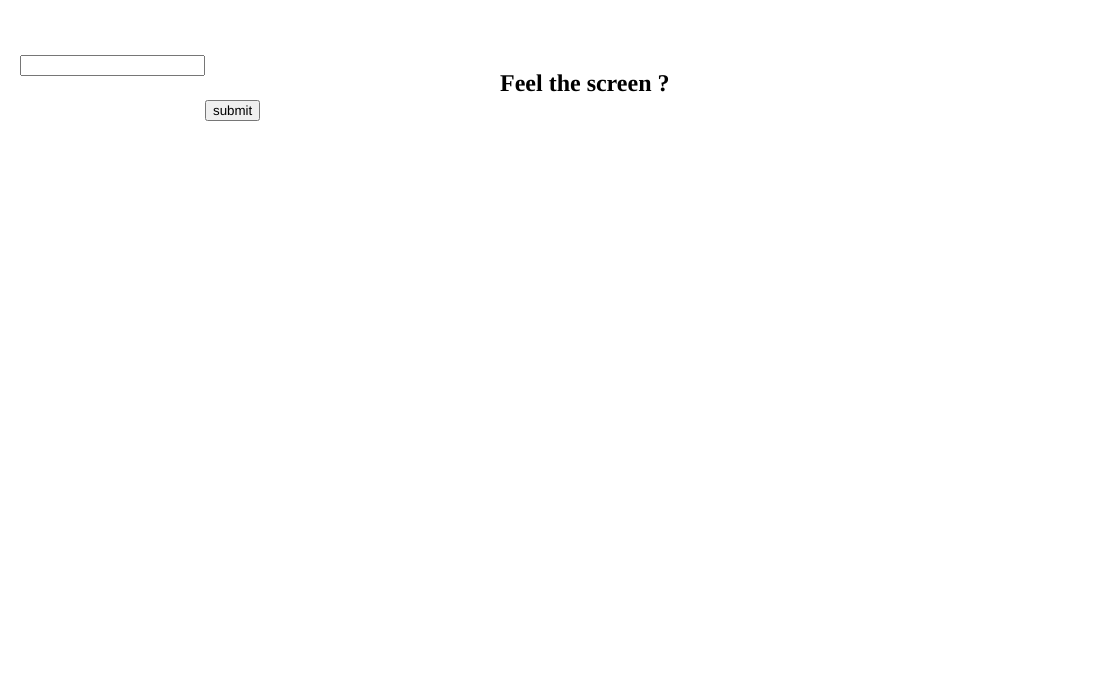
Frame 1 (no input)
Frame 60 (no input): identical to frame 1, image omitted
Frame 120 (the mouse pressed at the canvas centre since frame 60): identical to frame 1, image omitted

The p5.js sketch that drew this single still picture (run headless with seeded random() and noise() and a simulated clock; from frame 60 on, the mouse is pressed at the canvas centre):

// p5.js sketch
// ── sketch.js
let input, button, greeting;

function setup() {
  // create canvas
 createCanvas(1110, 700);
	

  input = createInput();
  textAlign(CENTER)
  input.position(20, 55);

  button = createButton('submit');
  button.position(input.x + input.width, 100);

  button.mousePressed(greet);

  greeting = createElement('h2', 'Feel the screen ?');
  greeting.position(500, 50);

  textAlign(CENTER);
  textSize(100);
}
function draw(){
  //greet()
 // background (random(255), random(244), random(244));
  
}
function greet() {
  const name = input.value();

  greeting.html('hello ' + name + '!');

  input.value('');

  for (let i = 0; i < 20; i++) {
    push();
    fill(random(255), random(244), random(244));
    translate(random(width),(height));
    rotate(random(2* PI));
    text(name, 100, 0);
    pop();
  }
}

// ── style.css
html, body {
  
    width:  100%;
     height: 10%;
     margin: 100;
   }
   canvas {
     display: block;
     
   
   }
  
